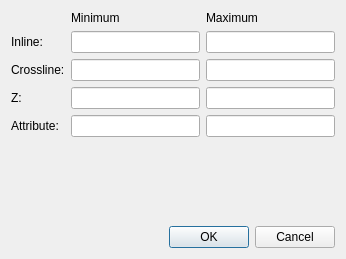
<?xml version="1.0" encoding="UTF-8"?>
<ui version="4.0">
 <class>CrossplotFilterDialog</class>
 <widget class="QDialog" name="CrossplotFilterDialog">
  <property name="geometry">
   <rect>
    <x>0</x>
    <y>0</y>
    <width>346</width>
    <height>259</height>
   </rect>
  </property>
  <property name="windowTitle">
   <string>Dialog</string>
  </property>
  <layout class="QVBoxLayout" name="verticalLayout">
   <item>
    <layout class="QGridLayout" name="gridLayout">
     <item row="2" column="1">
      <widget class="QLineEdit" name="leMinXL"/>
     </item>
     <item row="3" column="2">
      <widget class="QLineEdit" name="leMaxZ"/>
     </item>
     <item row="4" column="1">
      <widget class="QLineEdit" name="leMinA">
       <property name="enabled">
        <bool>true</bool>
       </property>
      </widget>
     </item>
     <item row="4" column="2">
      <widget class="QLineEdit" name="leMaxA">
       <property name="enabled">
        <bool>true</bool>
       </property>
      </widget>
     </item>
     <item row="1" column="1">
      <widget class="QLineEdit" name="leMinIL"/>
     </item>
     <item row="1" column="2">
      <widget class="QLineEdit" name="leMaxIL"/>
     </item>
     <item row="2" column="0">
      <widget class="QLabel" name="label_2">
       <property name="text">
        <string>Crossline:</string>
       </property>
      </widget>
     </item>
     <item row="2" column="2">
      <widget class="QLineEdit" name="leMaxXL"/>
     </item>
     <item row="3" column="0">
      <widget class="QLabel" name="label_3">
       <property name="text">
        <string>Z:</string>
       </property>
      </widget>
     </item>
     <item row="3" column="1">
      <widget class="QLineEdit" name="leMinZ"/>
     </item>
     <item row="0" column="2">
      <widget class="QLabel" name="label_6">
       <property name="text">
        <string>Maximum</string>
       </property>
      </widget>
     </item>
     <item row="1" column="0">
      <widget class="QLabel" name="label">
       <property name="text">
        <string>Inline:</string>
       </property>
      </widget>
     </item>
     <item row="0" column="1">
      <widget class="QLabel" name="label_5">
       <property name="text">
        <string>Minimum</string>
       </property>
      </widget>
     </item>
     <item row="4" column="0">
      <widget class="QLabel" name="label_4">
       <property name="text">
        <string>Attribute:</string>
       </property>
      </widget>
     </item>
    </layout>
   </item>
   <item>
    <spacer name="verticalSpacer">
     <property name="orientation">
      <enum>Qt::Vertical</enum>
     </property>
     <property name="sizeHint" stdset="0">
      <size>
       <width>20</width>
       <height>40</height>
      </size>
     </property>
    </spacer>
   </item>
   <item>
    <widget class="QDialogButtonBox" name="buttonBox">
     <property name="orientation">
      <enum>Qt::Horizontal</enum>
     </property>
     <property name="standardButtons">
      <set>QDialogButtonBox::Cancel|QDialogButtonBox::Ok</set>
     </property>
    </widget>
   </item>
  </layout>
 </widget>
 <resources/>
 <connections>
  <connection>
   <sender>buttonBox</sender>
   <signal>accepted()</signal>
   <receiver>CrossplotFilterDialog</receiver>
   <slot>accept()</slot>
   <hints>
    <hint type="sourcelabel">
     <x>248</x>
     <y>254</y>
    </hint>
    <hint type="destinationlabel">
     <x>157</x>
     <y>274</y>
    </hint>
   </hints>
  </connection>
  <connection>
   <sender>buttonBox</sender>
   <signal>rejected()</signal>
   <receiver>CrossplotFilterDialog</receiver>
   <slot>reject()</slot>
   <hints>
    <hint type="sourcelabel">
     <x>316</x>
     <y>260</y>
    </hint>
    <hint type="destinationlabel">
     <x>286</x>
     <y>274</y>
    </hint>
   </hints>
  </connection>
 </connections>
</ui>
